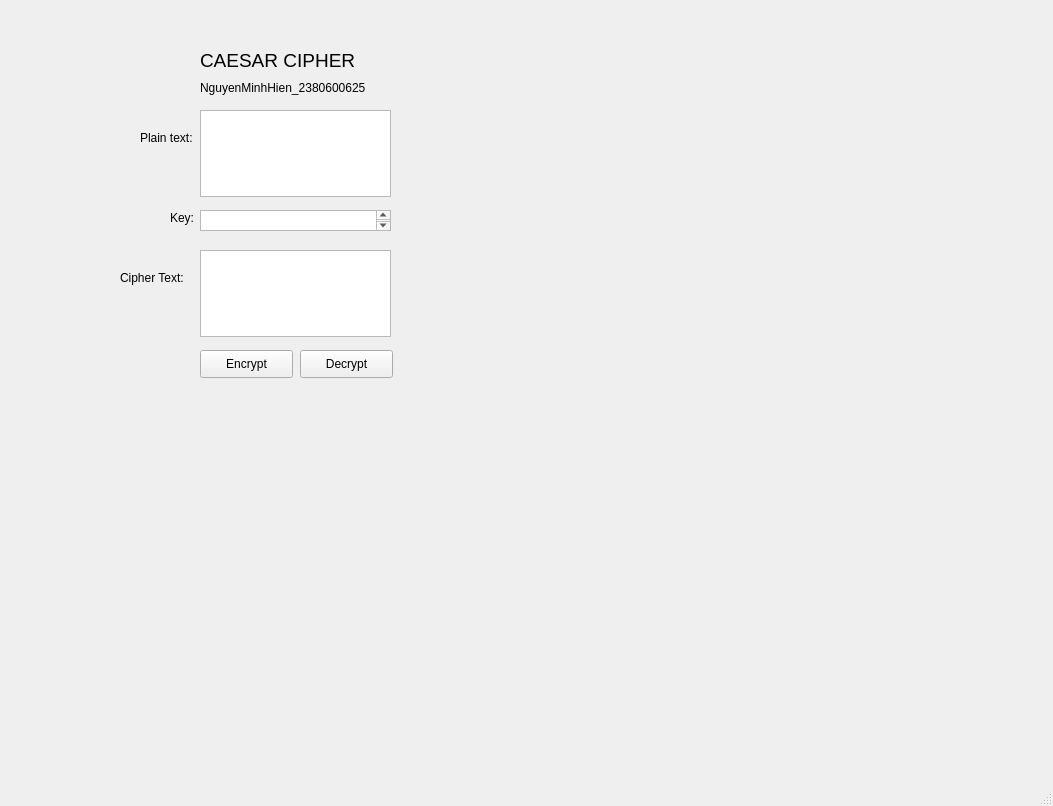
<?xml version="1.0" encoding="UTF-8"?>
<ui version="4.0">
 <class>MainWindow</class>
 <widget class="QMainWindow" name="MainWindow">
  <property name="geometry">
   <rect>
    <x>0</x>
    <y>0</y>
    <width>1053</width>
    <height>806</height>
   </rect>
  </property>
  <property name="windowTitle">
   <string>MainWindow</string>
  </property>
  <widget class="QWidget" name="centralwidget">
   <widget class="QLabel" name="label">
    <property name="geometry">
     <rect>
      <x>200</x>
      <y>40</y>
      <width>251</width>
      <height>41</height>
     </rect>
    </property>
    <property name="font">
     <font>
      <pointsize>14</pointsize>
     </font>
    </property>
    <property name="text">
     <string>CAESAR CIPHER</string>
    </property>
   </widget>
   <widget class="QLabel" name="label_2">
    <property name="geometry">
     <rect>
      <x>200</x>
      <y>80</y>
      <width>221</width>
      <height>16</height>
     </rect>
    </property>
    <property name="text">
     <string>NguyenMinhHien_2380600625</string>
    </property>
   </widget>
   <widget class="QLabel" name="label_3">
    <property name="geometry">
     <rect>
      <x>140</x>
      <y>130</y>
      <width>55</width>
      <height>16</height>
     </rect>
    </property>
    <property name="text">
     <string>Plain text:</string>
    </property>
   </widget>
   <widget class="QLabel" name="label_4">
    <property name="geometry">
     <rect>
      <x>170</x>
      <y>210</y>
      <width>55</width>
      <height>16</height>
     </rect>
    </property>
    <property name="text">
     <string>Key:</string>
    </property>
   </widget>
   <widget class="QLabel" name="label_5">
    <property name="geometry">
     <rect>
      <x>120</x>
      <y>270</y>
      <width>101</width>
      <height>16</height>
     </rect>
    </property>
    <property name="text">
     <string>Cipher Text:</string>
    </property>
   </widget>
   <widget class="QTextEdit" name="txt_plain_text">
    <property name="geometry">
     <rect>
      <x>200</x>
      <y>110</y>
      <width>191</width>
      <height>87</height>
     </rect>
    </property>
   </widget>
   <widget class="QTextEdit" name="txt_key">
    <property name="geometry">
     <rect>
      <x>200</x>
      <y>210</y>
      <width>191</width>
      <height>21</height>
     </rect>
    </property>
   </widget>
   <widget class="QTextEdit" name="txt_cipher_text">
    <property name="geometry">
     <rect>
      <x>200</x>
      <y>250</y>
      <width>191</width>
      <height>87</height>
     </rect>
    </property>
   </widget>
   <widget class="QPushButton" name="btn_encrypt">
    <property name="geometry">
     <rect>
      <x>200</x>
      <y>350</y>
      <width>93</width>
      <height>28</height>
     </rect>
    </property>
    <property name="text">
     <string>Encrypt</string>
    </property>
   </widget>
   <widget class="QPushButton" name="btn_decrypt">
    <property name="geometry">
     <rect>
      <x>300</x>
      <y>350</y>
      <width>93</width>
      <height>28</height>
     </rect>
    </property>
    <property name="text">
     <string>Decrypt</string>
    </property>
   </widget>
  </widget>
  <widget class="QMenuBar" name="menubar">
   <property name="geometry">
    <rect>
     <x>0</x>
     <y>0</y>
     <width>1053</width>
     <height>26</height>
    </rect>
   </property>
  </widget>
  <widget class="QStatusBar" name="statusbar"/>
 </widget>
 <resources/>
 <connections/>
</ui>
